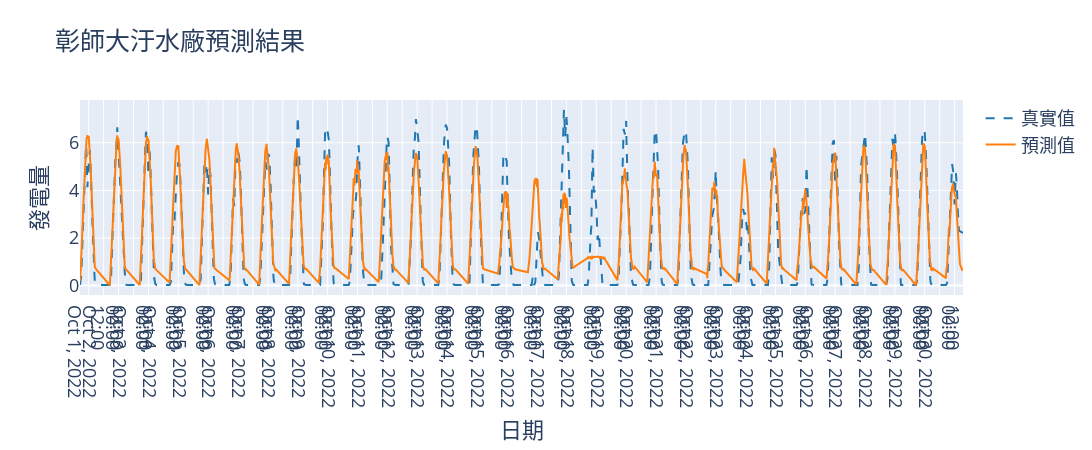

Notebook cell for this chart:
### Code cell
line_color = [
    '#1f77b4',  # muted blue
    '#ff7f0e',  # safety orange
    '#2ca02c',  # cooked asparagus green
    '#d62728',  # brick red
    '#9467bd',  # muted purple
    '#8c564b',  # chestnut brown
    '#e377c2',  # raspberry yogurt pink
    '#7f7f7f',  # middle gray
    '#bcbd22',  # curry yellow-green
    '#17becf'   # blue-teal
]


xtick = int(len(test_data['TIME_TO_INTERVAL'])/24)

fig_line = go.Figure()

fig_line.add_trace(go.Scatter(y = pred['true'], x=test_data['TIME_TO_INTERVAL'],
                    mode='lines',
                    name='真實值',
                    line={'dash': 'dash'},
                    line_color= '#1f77b4'))
fig_line.add_trace(go.Scatter(y = pred['pred'], x=test_data['TIME_TO_INTERVAL'],
                    mode='lines',
                    name='預測值',
                    line_color= '#ff7f0e'))
fig_line.update_layout(
    yaxis_title='發電量',
    xaxis_title='日期',
    title='彰師大汙水廠預測結果',
    font=dict(
        size=18,
    ),
#     yaxis2=dict(anchor='x', overlaying='y', side='right')
    height=450, 
    width=1500,

)

fig_line.update_xaxes(nticks=xtick)


#     fig_line.write_html(f'{folder_path}/img/{methods}_{i}.html')


fig_line.show()

### Figure 1 — Plotly figure (JSON) as saved in the notebook; plotly's stock layout.template omitted (floating-point values rounded to 4 significant figures; data arrays with more than 128 entries replaced by an {"elided": "..."} marker saying what was removed)
{"data": [{"line": {"color": "#1f77b4", "dash": "dash"}, "mode": "lines", "name": "真實值", "type": "scatter", "x": {"elided": "1680 str values"}, "y": {"elided": "1680 float values"}}, {"line": {"color": "#ff7f0e"}, "mode": "lines", "name": "預測值", "type": "scatter", "x": {"elided": "1680 str values"}, "y": {"elided": "1680 float values"}}], "layout": {"font": {"size": 18}, "height": 450, "title": {"text": "彰師大汙水廠預測結果"}, "width": 1500, "xaxis": {"nticks": 70, "title": {"text": "日期"}}, "yaxis": {"title": {"text": "發電量"}}}}
